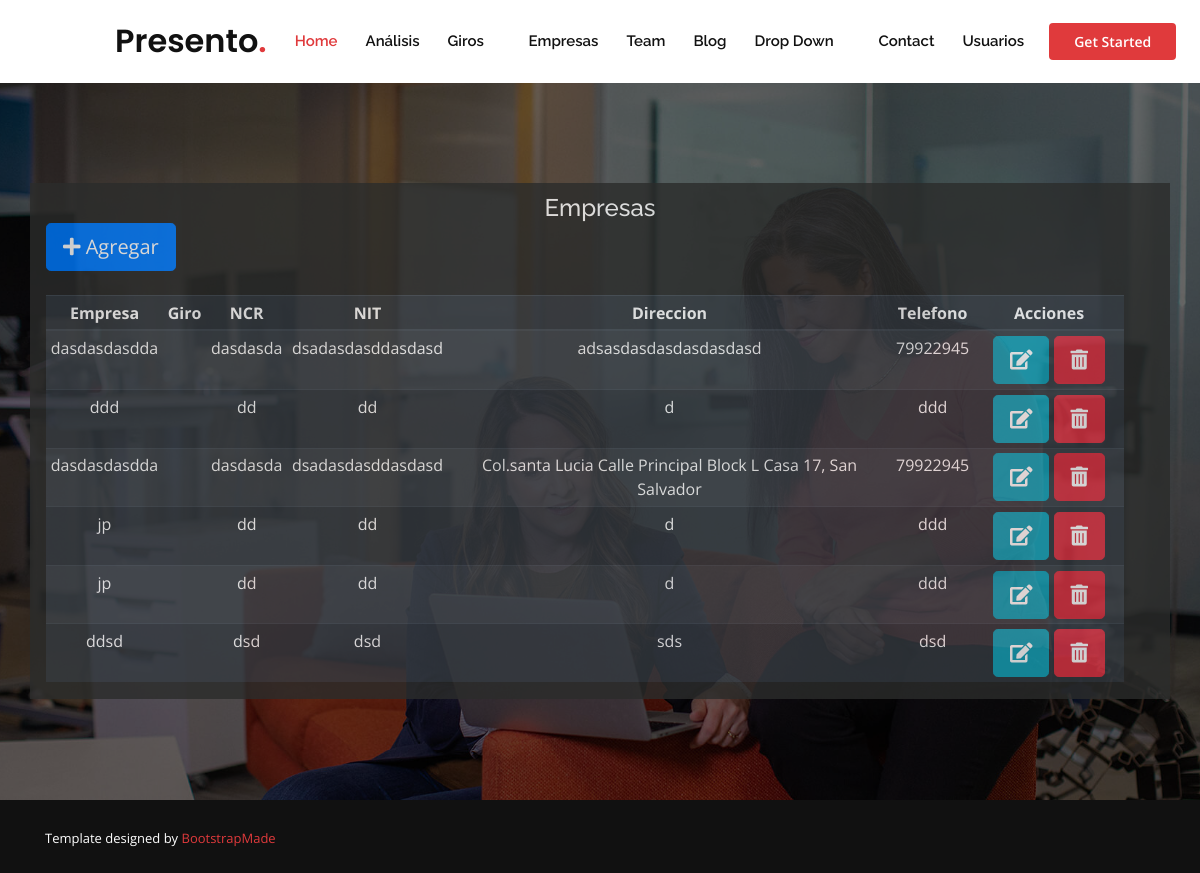
The page /Empresa/mostrar on the database as committed earlier.
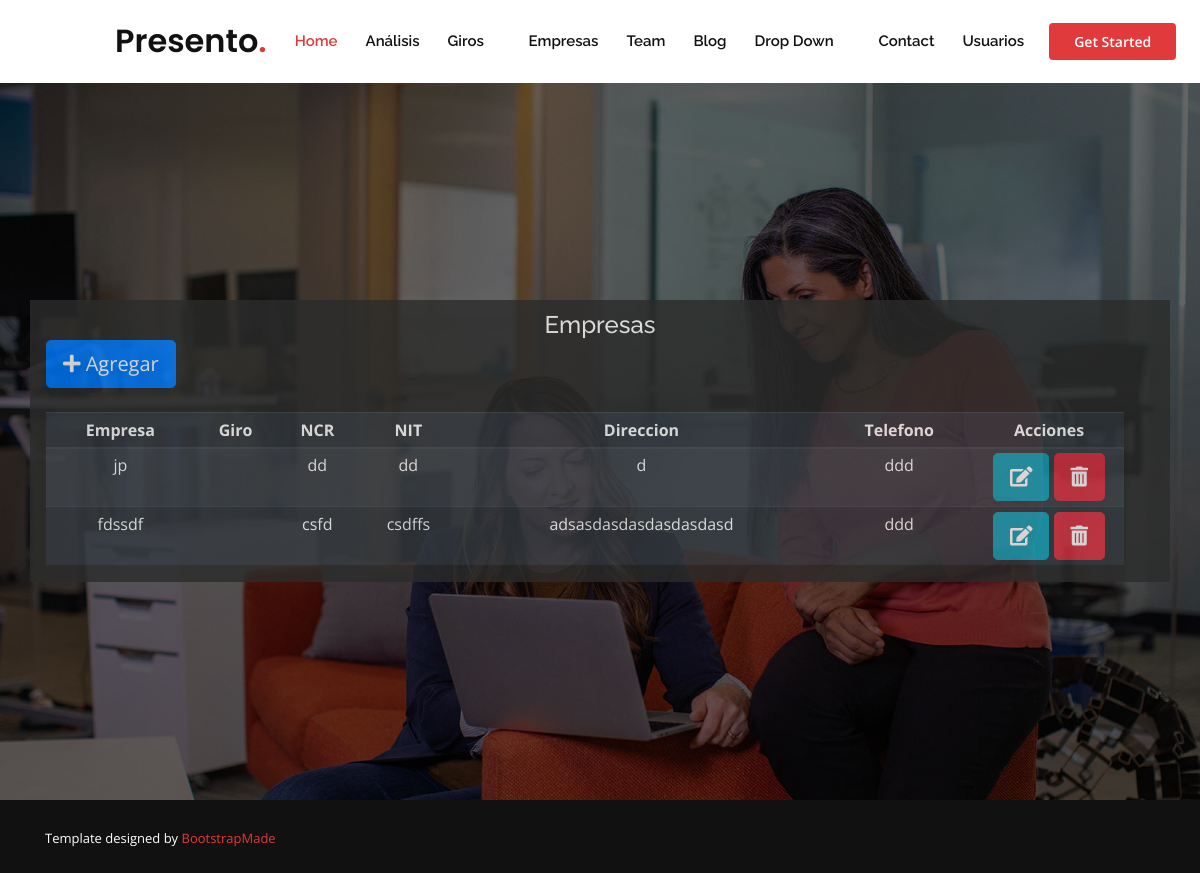
The same page on the database as committed later.
### Empresa/models.py (models this page shows, shortened)
class Empresa(models.Model):
    idEmpresa= models.AutoField(primary_key=True)
    idGiro=models.ForeignKey(Giro, on_delete= models.CASCADE)
    rasonsocial =models.CharField(max_length= 50)
    telefono = models.CharField(max_length = 9)
    nrc= models.CharField(max_length =8)
    nit= models.CharField(max_length = 17)
    direccion= models.CharField(max_length = 100)

### Empresa/views.py (the view)
# urls.py: path('mostrar',mostrar_Empresa.as_view(), name='mostrar'),
class mostrar_Empresa(ListView):
    model=Empresa
    template_name = 'Empresa/administrador_Empresas.html'

### templates/Empresa/administrador_Empresas.html (shortened to what this page needs)
{% extends 'Base/base.html' %}
{% block content %}
  <div class="container-fluid">
   <div class="container" style="background: rgb(43, 44, 43); opacity: 80%; padding: 1px;">
     <h2 style="text-align: center;">Empresas</h2>
    <div class="col-sm">
      <div class="row container">
        <a class="btn btn-primary btn-lg" href="{% url 'Empresa:crear' %}"><i class="fas fa-plus"></i> Agregar</a>
        </div>
        <br>
        <div class="row container text-center">
          <table class="table table-striped table-dark table-sm">
            <thead class="table-dark">
              <tr>
                <th scope="col" align="center">Empresa</th>
                <th scope="col">Giro</th>
                <th scope="col">NCR</th>
                <th scope="col">NIT</th>
                <th scope="col">Direccion</th>
                <th scope="col">Telefono</th>
                <th scope="col" width="150px">Acciones</th>
              </tr>
            </thead>
            <tbody>
              {% for row in object_list%}
              <tr>
                <td>{{row.rasonsocial}}</td>
                <td>{{ row.idGiro}}</td>
                <td>{{ row.nrc}}</td>
                <td>{{ row.nit}}</td>
                <td>{{ row.direccion}}</td>
                <td>{{ row.telefono}}</td>
                <td>
                  <a href="{%url 'Empresa:editar' row.pk %}" class="btn-info btn btn-lg">
                    <i class="fas fa-edit"></i>
                  </a>
                  <button class="btn-danger btn btn-lg" data-toggle='modal' data-target='#deleteModal' data-pk='{{ row.pk }}'>
                    <i class="fas fa-trash-alt"></i>
                  </button>
                </td>
              </tr>
              {% endfor %}
            </tbody>
          </table>
        </div>
      </div>
    </div>
  </div>
  {% endblock %}

Rows that differ between the two databases and show on the page:
removed Empresa: rasonsocial "dasdasdasdda", nrc "dasdasda", nit "dsadasdasddasdasd", direccion "adsasdasdasdasdasdasd", telefono "79922945"
removed Empresa: rasonsocial "ddd", nrc "dd", nit "dd", direccion "d", telefono "ddd"
removed Empresa: rasonsocial "dasdasdasdda", nrc "dasdasda", nit "dsadasdasddasdasd", direccion "Col.santa Lucia Calle Principal Block L Casa 17, San Salvador", telefono "79922945"
removed Empresa: rasonsocial "jp", nrc "dd", nit "dd", direccion "d", telefono "ddd"
removed Empresa: rasonsocial "ddsd", nrc "dsd", nit "dsd", direccion "sds", telefono "dsd"
added Empresa: rasonsocial "fdssdf", nrc "csfd", nit "csdffs", direccion "adsasdasdasdasdasdasd", telefono "ddd"
